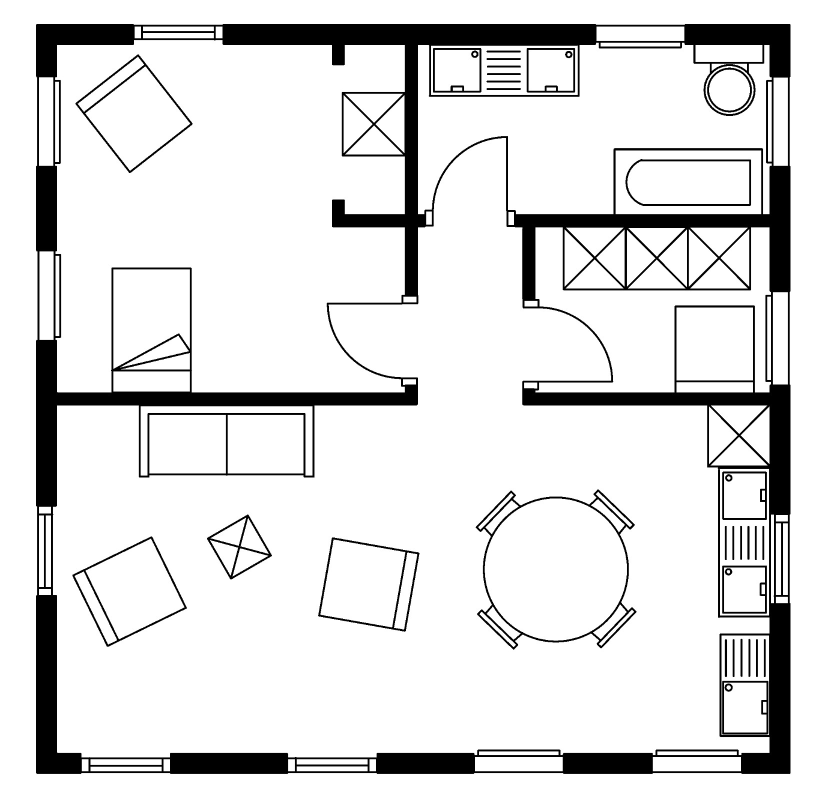
#> input picture Analysis/floor_maps/test1.jpg, 1629 x 1604 px (shown at 1/2 size)
$ python -i room_detection.py   (imports and definitions only)
#> lines starting #> are read from the running program, lines starting #| are printed output that depends on the picture; after the words box and inside, x2 and y2 are one past the last pixel; in counts of white or black regions, pixels touching at a corner belong together
#> further down, picture is the input picture: shape (1604, 1629); min 0, max 255, mean 223
import numpy as np

import cv2


def extract_rooms(closed_wall_image):
    gray_img = closed_wall_image.copy()
    color_img = cv2.cvtColor(closed_wall_image, cv2.COLOR_GRAY2RGB)

    dist_transform = cv2.distanceTransform(gray_img, cv2.DIST_L2, 3)
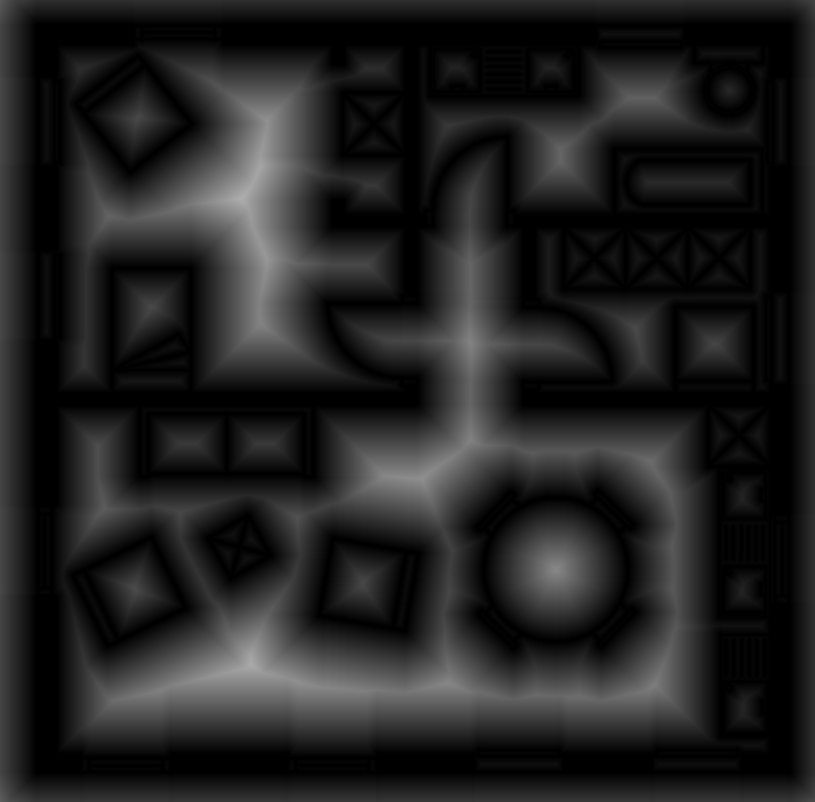
#> dist_transform: shape (1604, 1629) float32 (shown at 1/2 size); min 0, max 173.9, mean 34.3
    ret, sure_fg = cv2.threshold(dist_transform, 0.1 * dist_transform.max(), 255, 0)
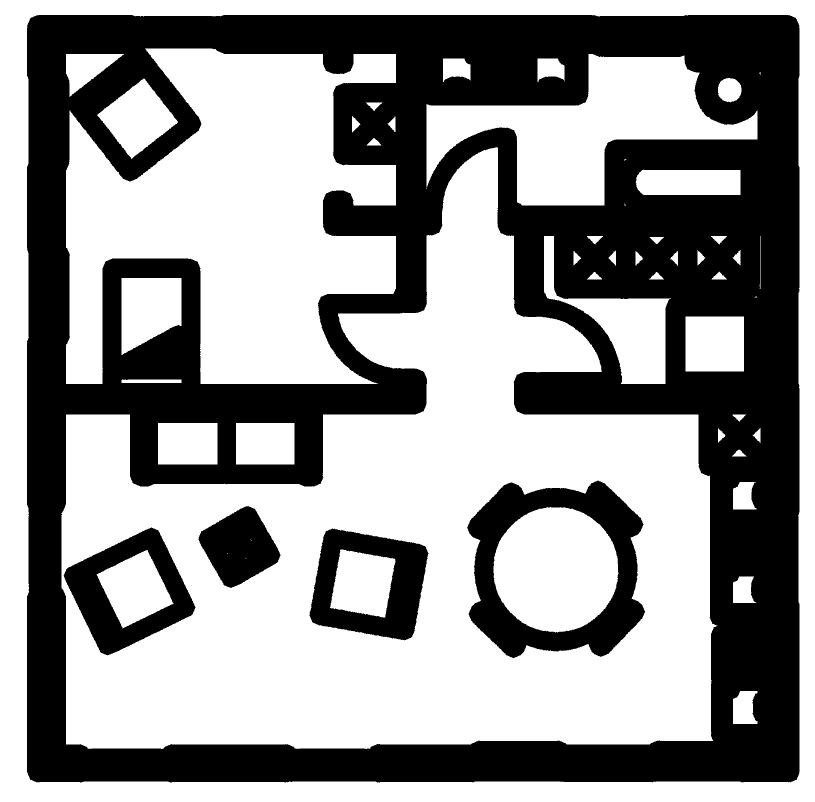
#> sure_fg: shape (1604, 1629) float32 (shown at 1/2 size); 58.2% white; 5 black regions, box (x1, y1, x2, y2) and area: (54, 30, 1599, 1565) 968733, (934, 961, 1290, 1316) 51533, (619, 1057, 857, 1281) 27633, (127, 1055, 391, 1311) 26939, (397, 1012, 561, 1176) 16433
#> ret = 17.39

    sure_fg = np.uint8(sure_fg)
    unknown = cv2.subtract(gray_img, sure_fg)
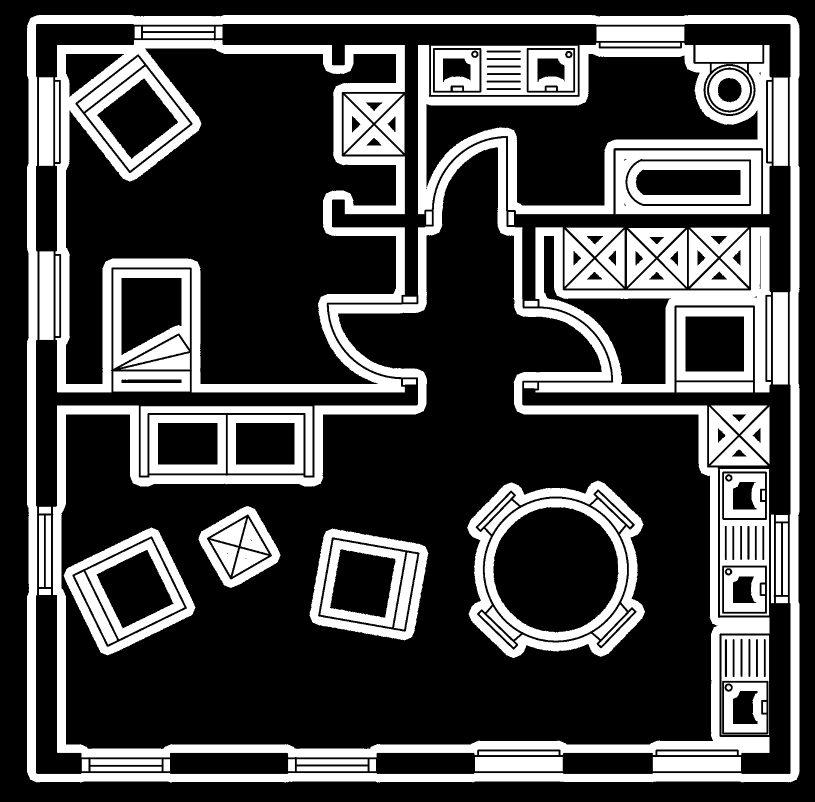
#> unknown: shape (1604, 1629) (shown at 1/2 size); min 0, max 255, mean 74.5
    # Marker labelling
    ret, markers = cv2.connectedComponents(sure_fg)
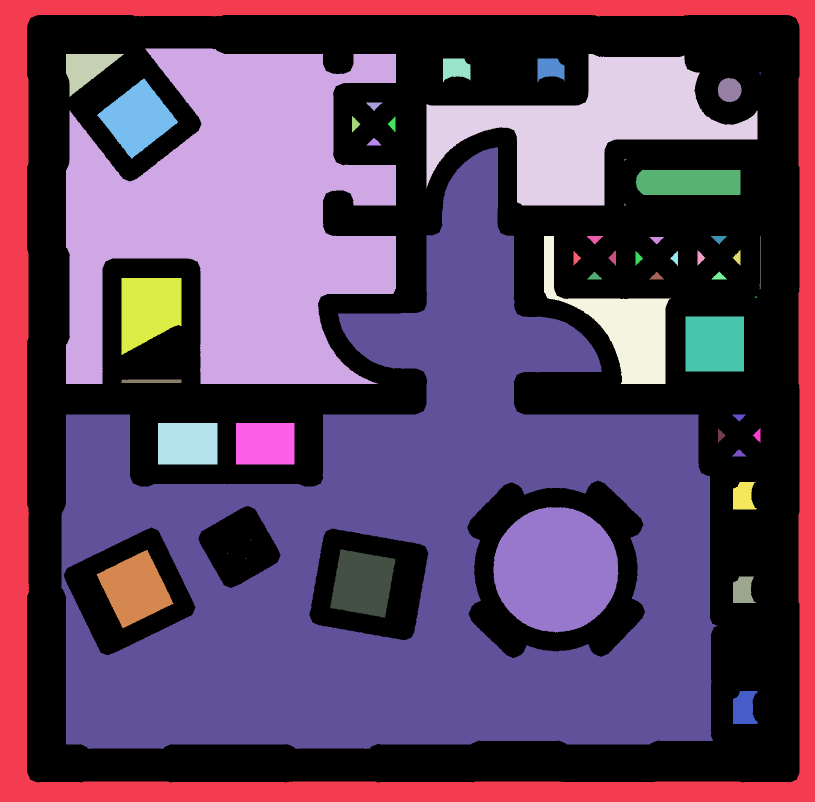
#> markers: shape (1604, 1629) int32 (shown at 1/2 size); 52 distinct labels, from 0 to 51; one colour per label, 0 black
#> ret = 52
    # Add one to all labels so that sure background is not 0, but 1
    markers = markers + 1
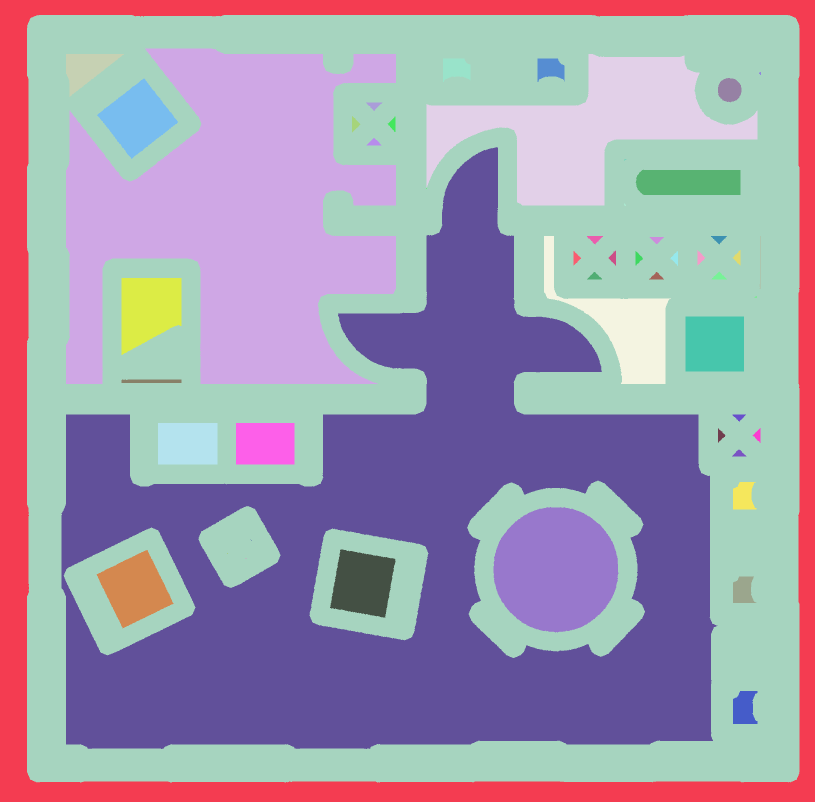
#> markers: shape (1604, 1629) int32 (shown at 1/2 size); 52 distinct labels, from 1 to 52; one colour per label, 0 black
    # Now, mark the region of unknown with zero
    markers[unknown == 255] = 0
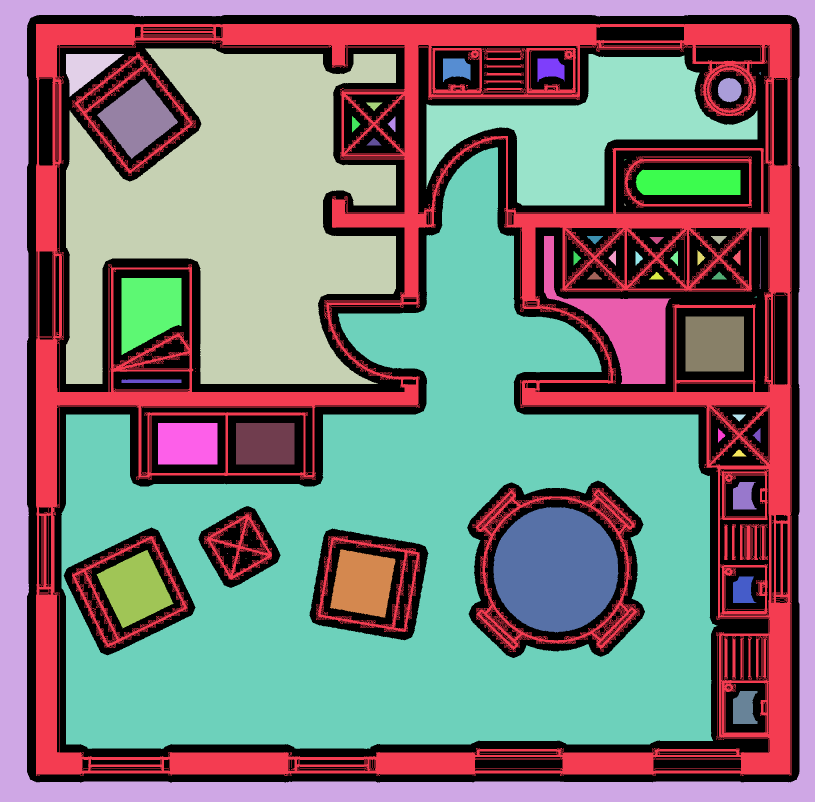
#> markers: shape (1604, 1629) int32 (shown at 1/2 size); 53 distinct labels, from 0 to 52; one colour per label, 0 black
    markers = markers.astype('int32')

    markers = cv2.watershed(color_img, markers)
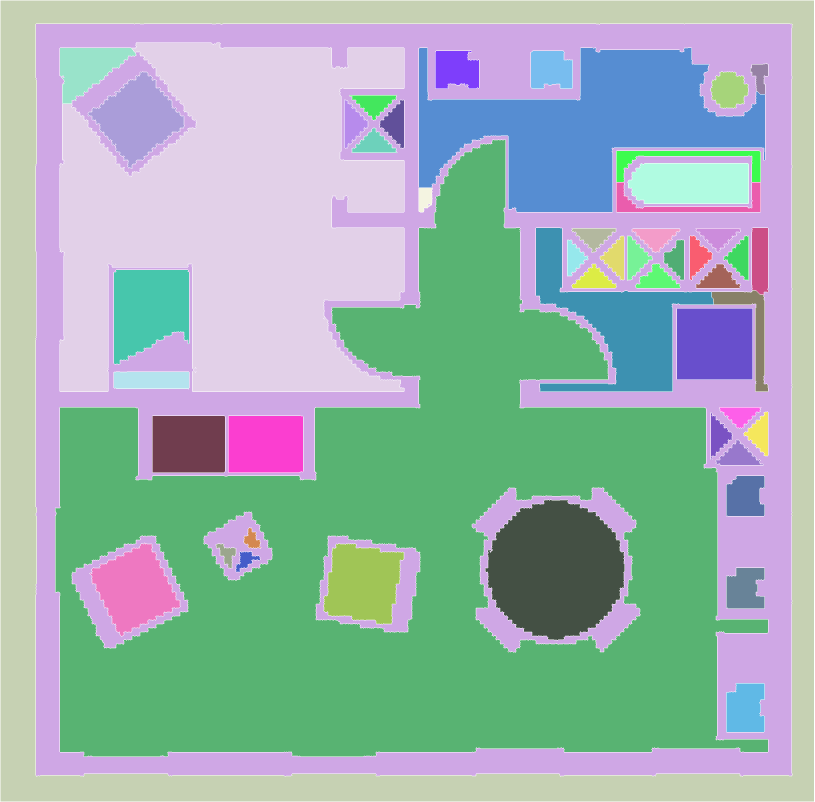
#> markers: shape (1604, 1629) int32 (shown at 1/2 size); 54 distinct labels, from -1 to 52; one colour per label, 0 black, -1 white
    canvas = np.zeros(color_img.shape, np.uint8)

    canvas[markers == -1] = [255, 0, 0]

    return canvas,markers

>>> import cv2
>>> picture = cv2.imread('../floor_maps/test1.jpg', cv2.IMREAD_GRAYSCALE)
>>> result = extract_rooms(picture)
